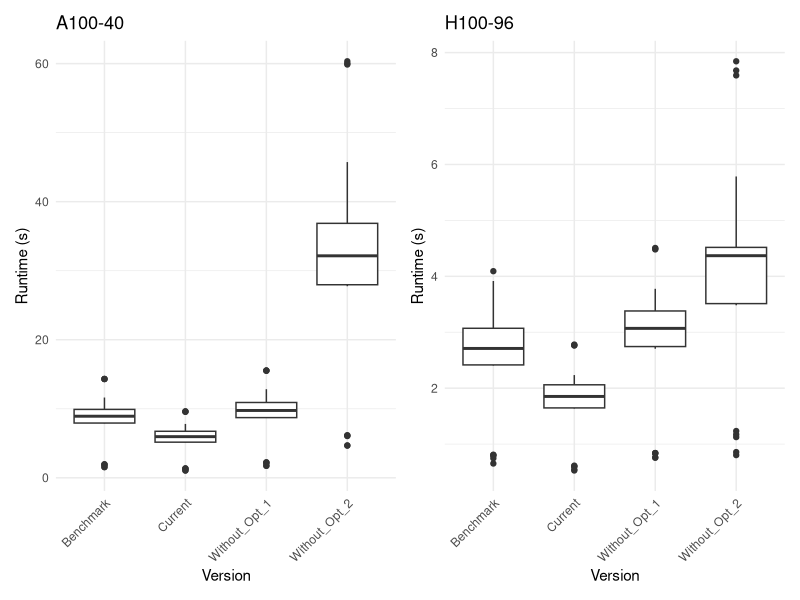

Recreate this plot in R.
## ---- chunk 1
knitr::opts_chunk$set(message = FALSE, warning = FALSE, include = TRUE,
                      fig.align = "center",  out.width = "80%", echo = FALSE)
library(tidyverse)
library(patchwork)
## ---- chunk 2
data_1 <- read_csv("report_data/optimization/a100-40.csv") %>% 
  pivot_longer(cols = -Test, names_to = "Version", values_to = "Time")
data_2 <- read_csv("report_data/optimization/h100-96.csv") %>% 
  pivot_longer(cols = -Test, names_to = "Version", values_to = "Time")

# Create the box plot
plot_1 <- ggplot(data_1, aes(x = Version, y = Time)) +
  geom_boxplot() +
  labs(title = "A100-40", x = "Version", y = "Runtime (s)") +
  theme_minimal() +
  theme(axis.text.x = element_text(angle = 45, hjust = 1))

plot_2 <- ggplot(data_2, aes(x = Version, y = Time)) +
  geom_boxplot() +
  labs(title = "H100-96", x = "Version", y = "Runtime (s)") +
  theme_minimal() +
  theme(axis.text.x = element_text(angle = 45, hjust = 1))

plot <- plot_1 + plot_2
plot
## ---- chunk 3
data_1 <- read_csv("report_data/optimization/a100-40.csv")
data_2 <- read_csv("report_data/optimization/h100-96.csv")
knitr::kable(data_1, caption = "A100-40")
knitr::kable(data_2, caption = "H100-96")
